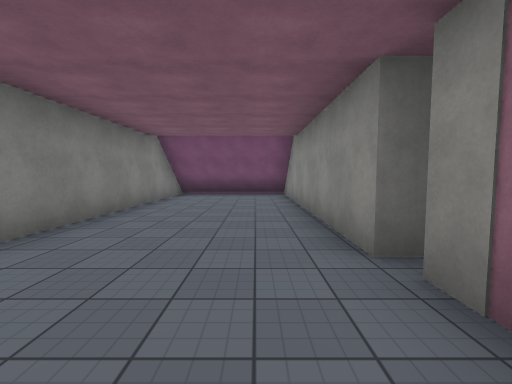
View 1 (above)

20 first-person views from a walk through a Unity game level. The camera is 1.5 m above the floor, tilts 4° down and sees 90° across. The floor is counted in squares, 2 m on a side. Each view is taken from the middle of a square. On the plan, view 1 faces up. The plan holds only what a view shows up to about 9 squares ahead; the rest is blank. The place goes on beyond the plan. The player character is not drawn. Some animated figures are left out. Some surface patterns are stand-ins.

View 2
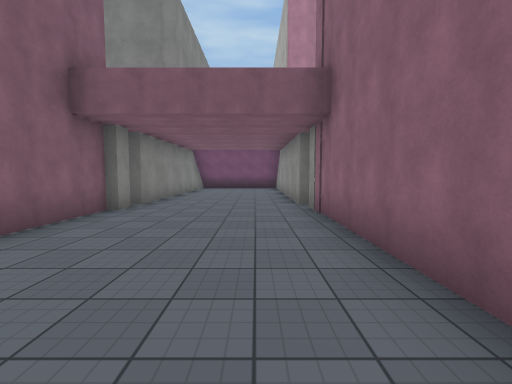

View 3
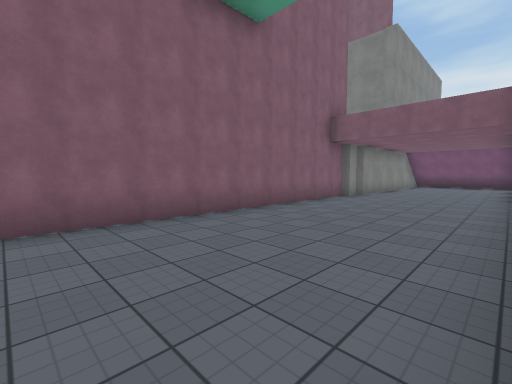

View 4
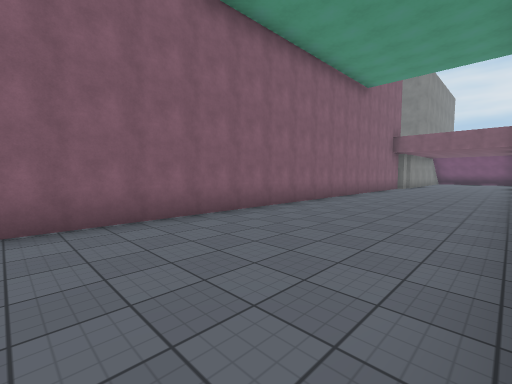

View 5
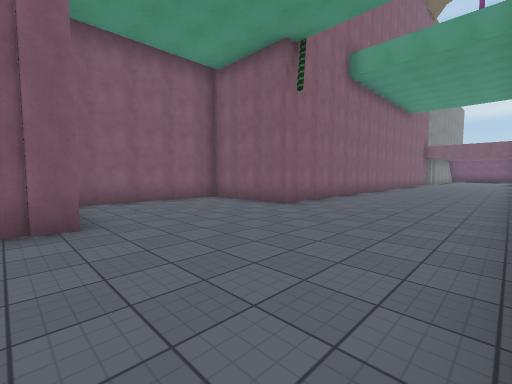

View 6
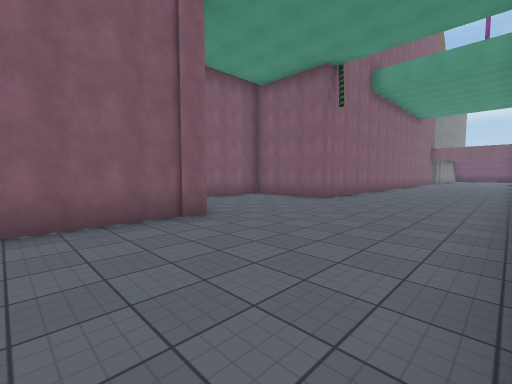

View 7
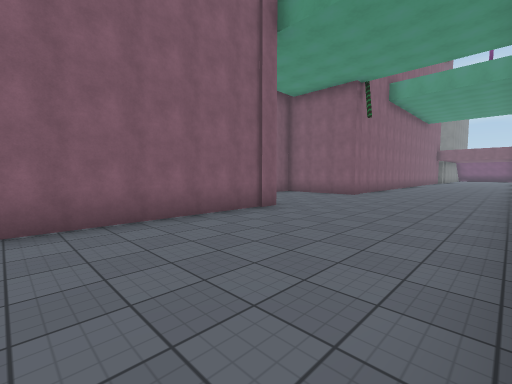

View 8
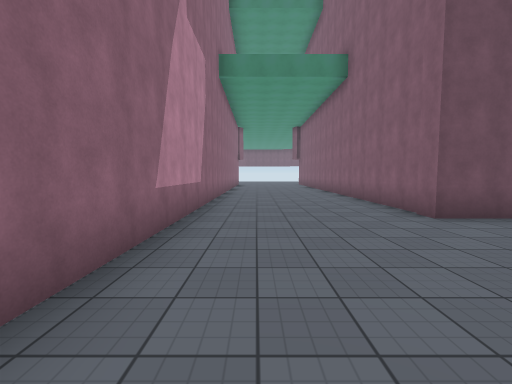

View 9
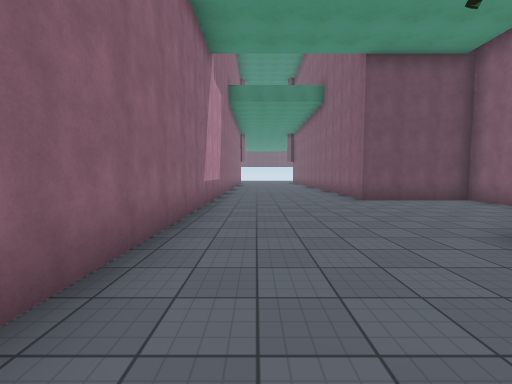

View 10
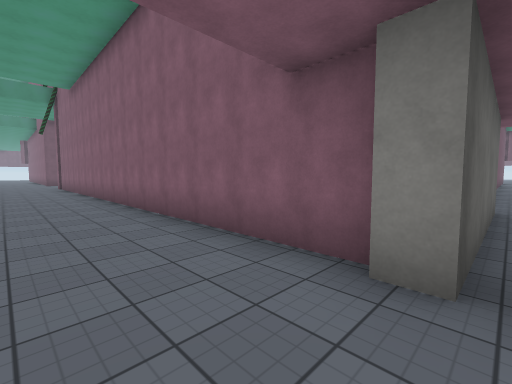

View 11
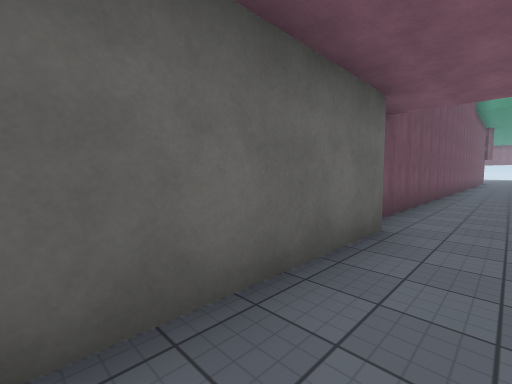

View 12
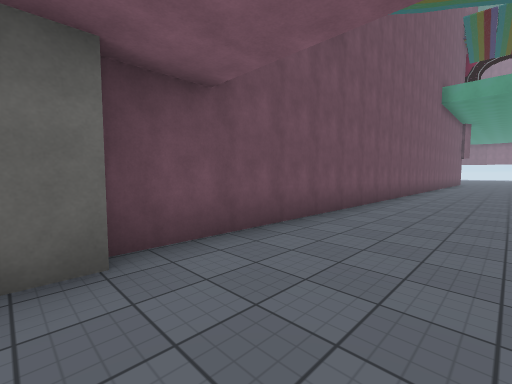

View 13
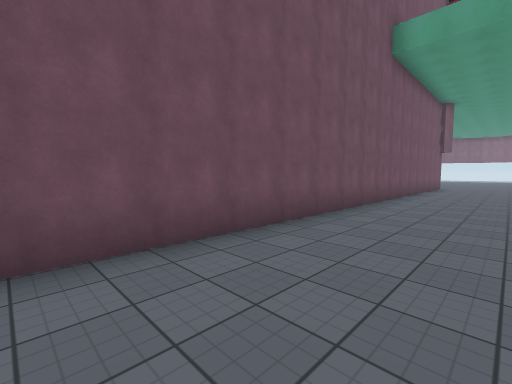

View 14
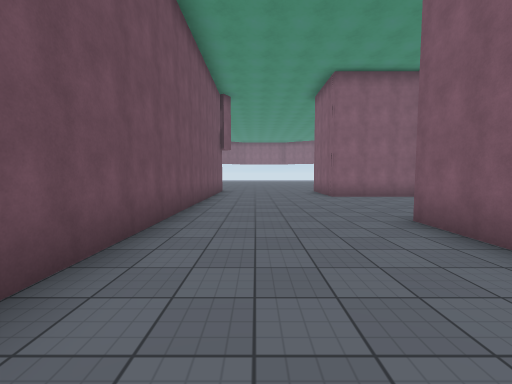

View 15
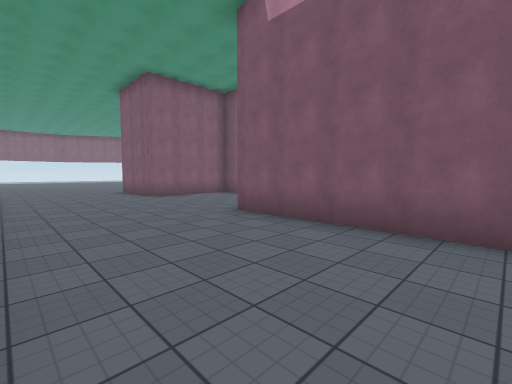

View 16
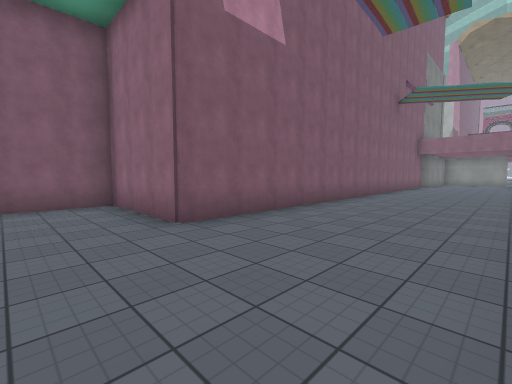

View 17
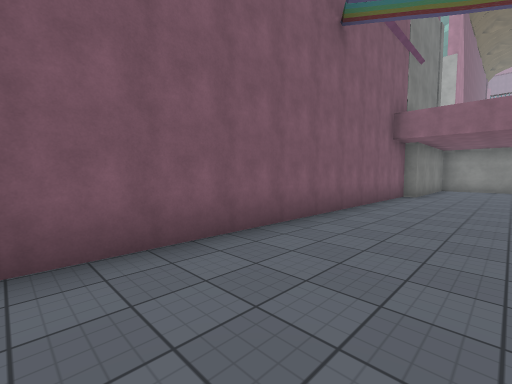

View 18
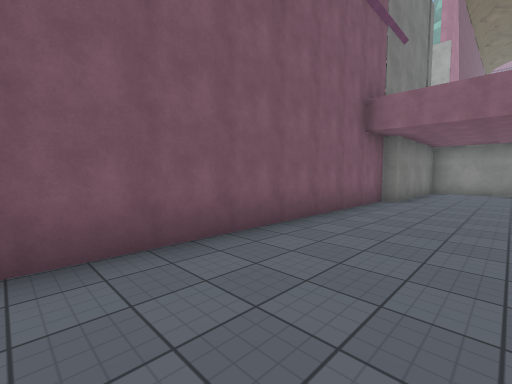

View 19
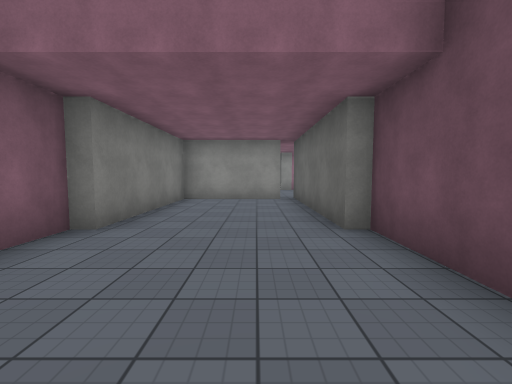

View 20
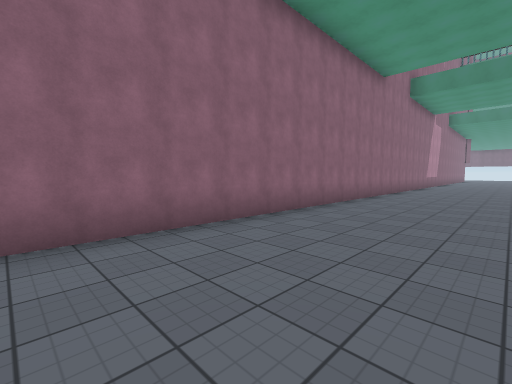

### Floor plan
Points are (right, up) in squares from view 1. A wall is a line through its corners. A room is listed if a view was taken in it or the views show most of it. See-through windows are left out.
Room 1 (views 1, 2, 3, 4, 5, 6, 7, 8, 9, 10, 20)
walls: (1.2, -10.5) (1.2, 1.9); (-3.1, 1.4) (-3.1, -13.9) (-6.1, -13.9) (-6.1, -18.3) (-3.1, -18.3) (-3.1, -23.1); (-2.9, 1.8) (-2.9, 1.2); (1.1, 2.3) (1.1, 8.6); (1.2, -22.9) (1.2, -12.1); (-2.9, 8.8) (-2.9, 2.2)
ways out: opening at (-3, 2) to room 2; opening at (1, 2)
Room 2 (views 11, 12, 13, 14, 15, 16, 17, 18, 19)
walls: (-27, 1.5) (-7.6, 1.4) (-7.6, 1.8) (-2.9, 1.8); (-26.5, 8.4) (-26.5, 5.5) (-27.3, 5.5); (-3.3, 2.3) (-3.3, 5.2) (-7.6, 5.2) (-7.6, 5.5) (-22.1, 5.5) (-22.1, 8.7) (-24.1, 8.7)
ways out: opening at (-3, 2) to room 1

Where each view was taken, in squares from view 1:
view 1: 0 up, 0 right, facing up
view 2: 4 down, 0 right, facing up
view 3: 7 down, 1 right, facing up-left
view 4: 13 down, 1 right, facing up-left
view 5: 19 down, 1 right, facing up-left
view 6: 21 down, 1 right, facing up-left
view 7: 23 down, 1 right, facing up-left
view 8: 14 down, 0 right, facing down
view 9: 11 down, 0 right, facing down
view 10: 2 up, 1 left, facing down-left
view 11: 3 up, 4 left, facing down-left
view 12: 4 up, 7 left, facing down-left
view 13: 4 up, 14 left, facing down-left
view 14: 3 up, 18 left, facing left
view 15: 2 up, 18 left, facing up-left
view 16: 2 up, 24 left, facing up-right
view 17: 3 up, 17 left, facing up-right
view 18: 3 up, 15 left, facing up-right
view 19: 3 up, 11 left, facing right
view 20: 1 down, 2 left, facing down-right
